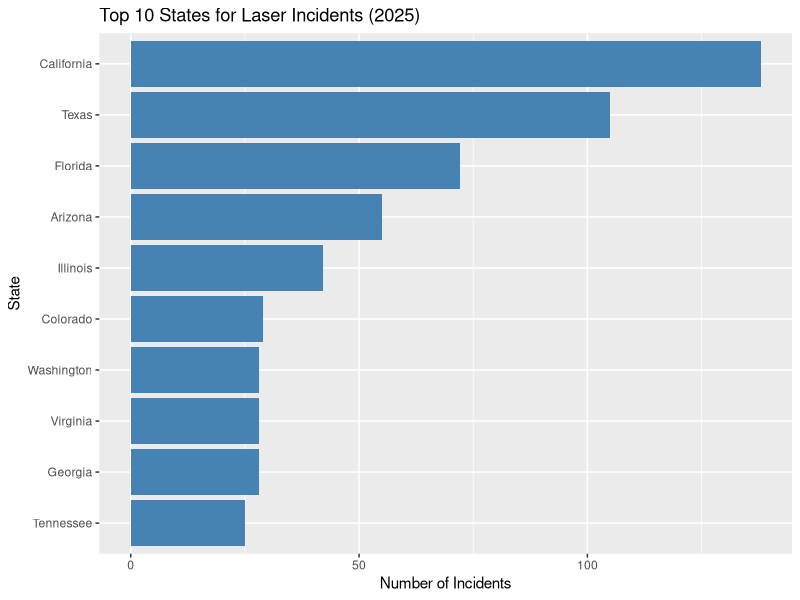

Source code (R):
## ---- chunk 1
library(tidyverse)
library(readxl)
## ---- chunk 2
laser_2025 <- read_excel("data/Laser-Report-2025_0.xlsx")
read_excel("data/Laser_Report_2026_FOIA.xlsx")
glimpse(laser_2025)
head(laser_2025)
## ---- chunk 3
laser_2025 <- laser_2025 |>
  mutate( month = format(`Incident Date`, "%b")) |>
   mutate(month = factor(month, levels = c(
    "Jan","Feb","Mar","Apr","May","Jun",
    "Jul","Aug","Sep","Oct","Nov","Dec")))

laser_2025

## ---- chunk 4
state_counts <- laser_2025 |>
  count(State, sort = TRUE) 

top_states <- state_counts |>
  slice_max(n, n = 10)

top_states

## ---- chunk 5
ggplot(top_states, aes(x = reorder(State,n), y = n)) + geom_col(fill = "steelblue") + coord_flip() + labs( title = "Top 10 States for Laser Incidents (2025)", x = "State", y = "Number of Incidents")
